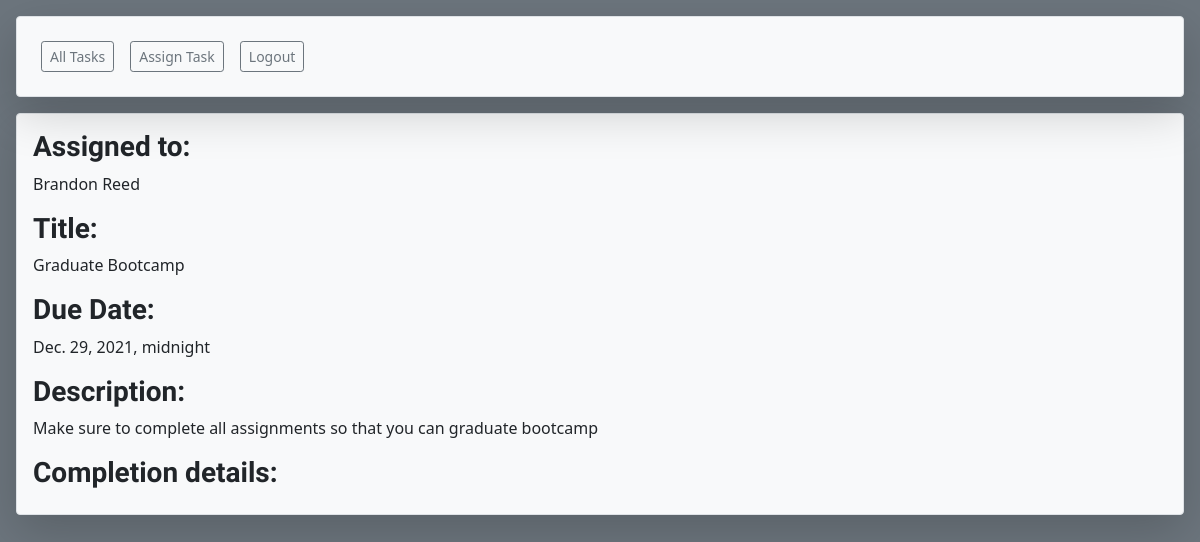
Page /view_task/4 on the earlier database version.
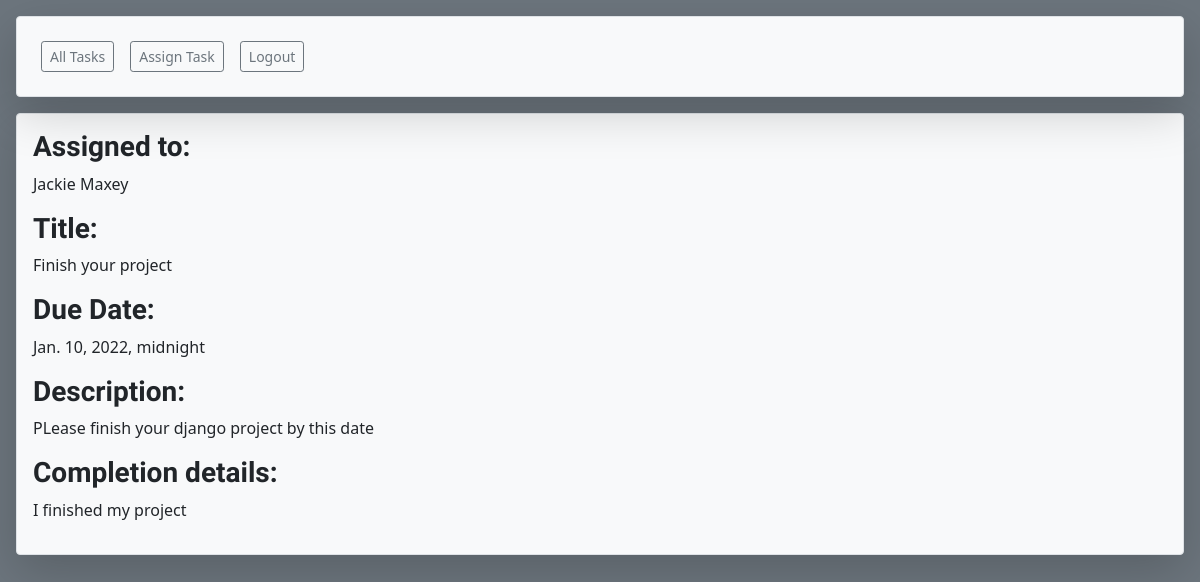
Same page on the later database version.
### team_task_manager_app/models.py (models this page shows)
class User(models.Model):
    first_name = models.CharField(max_length=255)
    last_name = models.CharField(max_length=255)
    email = models.CharField(max_length=255)
    password = models.CharField(max_length=255)
    phone_number = models.CharField(max_length=255)
    objects = UserManager()
    created_at = models.DateTimeField(auto_now_add=True)
    updated_at = models.DateTimeField(auto_now=True)

class Task(models.Model):
    title = models.CharField(max_length=255)
    description = models.TextField()
    due_date = models.DateTimeField(null=True)
    creator = models.ForeignKey(User, related_name="has_created_task", on_delete=models.CASCADE)
    assigned_user = ManyToManyField(User, related_name="users_tasks")
    user_likes = models.ManyToManyField(User, related_name='liked_posts')
    created_at = models.DateTimeField(auto_now_add=True)
    updated_at = models.DateTimeField(auto_now=True)
    objects = TaskManager()

class Complete(models.Model):
    completion_notes = models.TextField()
    date_completed = models.DateTimeField(null=True)
    task = models.ForeignKey(Task, related_name="task_notes", on_delete=models.CASCADE)
    created_at = models.DateTimeField(auto_now_add=True)
    updated_at = models.DateTimeField(auto_now=True)

### team_task_manager_app/views.py (the view)
# urls.py: path('view_task/<int:id>', views.view_task),
def view_task(request, id):
    context = {
        'task':Task.objects.get(id = id)
}
    return render(request, 'view_task.html', context)

### team_task_manager_app/templates/view_task.html (shortened to what this page needs)
<!DOCTYPE html>
<html lang="en">
<head>
    {% load static %}
    <link href="https://cdn.jsdelivr.net/npm/bootstrap@5.0.2/dist/css/bootstrap.min.css" rel="stylesheet">
    <link rel="stylesheet" href="{% static 'all_tasks.css' %}">
</head>
<body class="bg-secondary">
    <div class="m-3">
        <nav id ="nav" class="navbar bg-light navbar-expand-lg navbar-light shadow-lg p-3 mb-1 border rounded" >
            <div class="collapse navbar-collapse" id="navbarSupportedContent">
            <ul class="navbar-nav mr-auto" >
                <li class="nav-item active">
                <a class="btn btn-sm btn-outline-secondary m-2" href="/all_tasks">All Tasks</a>
                </li>
                <li class="nav-item">
                <a class="btn btn-sm btn-outline-secondary m-2" href="/create_task">Assign Task</a>
                </li>
                <li class="nav-item">
                    <a class="btn btn-sm btn-outline-secondary m-2" href="/logout">Logout</a>
                </li>
            </ul>
            </div>
        </nav>
    </div>
    <div id ="header" class="border bg-light shadow-lg rounded-2 m-3 p-3">
        <div class="d-flex flex-column justify-content-around">
            <div class="input_block">
                <h3>Assigned to:</h3>
                {% for user in task.assigned_user.all %}
                <p>{{user.first_name}} {{user.last_name}}</p>
                {% endfor %}
            </div>
            <div class="input_block" class = "">
            <h3>Title:</h3>
            <p>{{task.title}}</p>
            <h3>Due Date:</h3>
            <p>{{task.due_date}}</p>
            </div>
        <div id="task_desc" class="">
            <h3>Description:</h3>
            <p>{{task.description}}</p>
        </div>
        <div class="">
            <h3>Completion details:</h3>
            {% for note in task.task_notes.all %}
            <p>{{note.completion_notes}}</p>
            {% endfor %}
        </div>
    </div>
    </div>
</body>
</html>

### team_task_manager_app/static/all_tasks.css (style rules this page uses)
body { background-color: #D9E2EC; }
h3,h2,h1, label { font-family: "Sofia", sans-serif; font-weight: bold; }

Differences in the rows shown:
no longer on this page (row edited): User: first_name "Brandon", last_name "Reed"
now on this page (row edited): User: first_name "Jackie", last_name "Maxey"
changed Task: title "Graduate Bootcamp" → "Finish your project"; due_date "Dec. 29, 2021, midnight" → "Jan. 10, 2022, midnight"; description "Make sure to complete all assignments so that you can graduate bootcamp" → "PLease finish your django project by this date"
added Complete: completion_notes "I finished my project"
